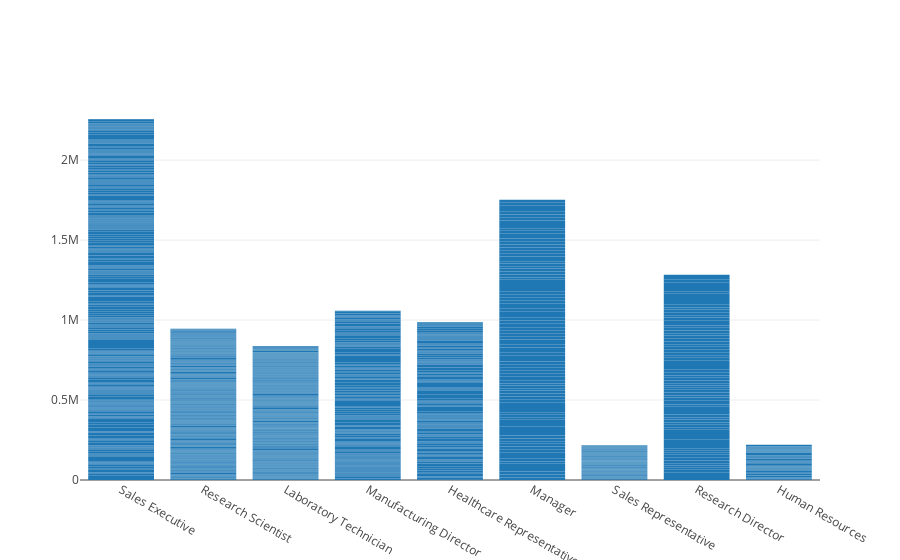

This figure's notebook cell:
### Code cell
data = [Bar(x=df.JobRole,
            y=df.MonthlyIncome)]

iplot(data, filename='jupyter/basic_bar')

### Figure 1 — Plotly figure (JSON) as saved in the notebook; plotly's stock layout.template omitted (floating-point values rounded to 4 significant figures; data arrays with more than 128 entries replaced by an {"elided": "..."} marker saying what was removed)
{"data": [{"type": "bar", "x": {"elided": "1470 str values"}, "y": {"elided": "1470 int values"}}], "layout": {}}
